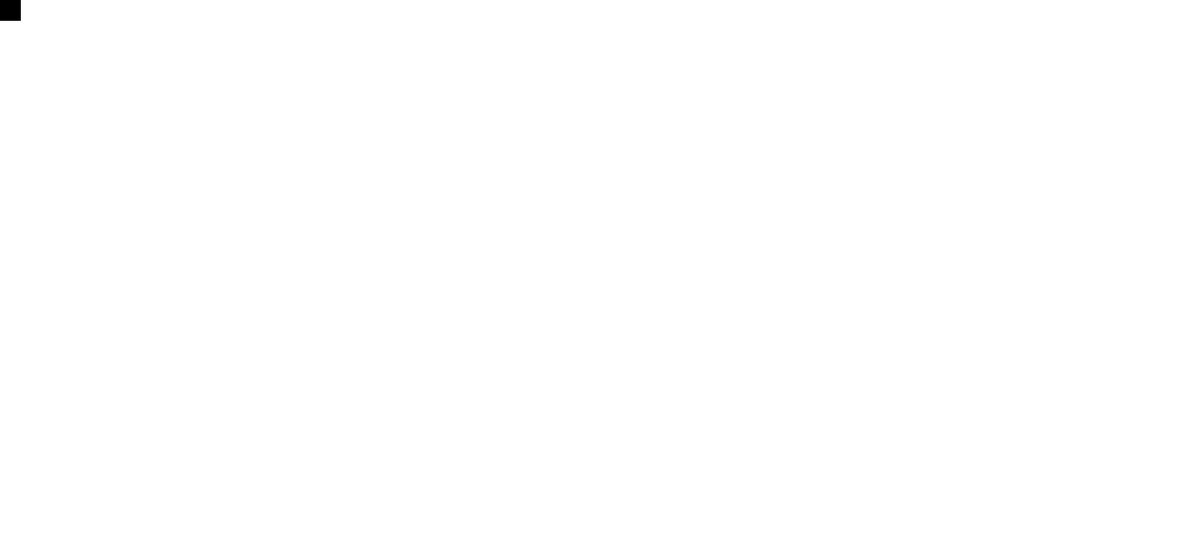
Frame 1 (no input)
Frame 60 (the mouse pressed at the canvas centre just before this capture): identical to frame 1, image omitted
Frame 120 (the mouse held since frame 60 and released just before this capture): identical to frame 1, image omitted

The Processing sketch that drew this single still picture (run headless with seeded random() and noise(); from frame 60 on, the mouse is pressed at the canvas centre):

// Processing sketch: WalkerDemo
// ── WalkerDemo.pde
//Global Declarations
Walker joe;

void setup() {
  size(1500,700);
  joe = new Walker(0,0);
  
}

void draw() {
  background(255,255,255);
  joe.display();
}

void mousePressed() {
  
}

void keyPressed() {
  // For arrows use keyCode and UP, DOWN, ENTER, etc...
  // For ACSII characters, do key and 'a', 'w', etc...
  
  if (keyCode == UP || key == 'w') {
    joe.move(0);
  }
  else if (keyCode == RIGHT || key == 'd') {
    joe.move(1);
  }
  else if (keyCode == DOWN || key == 's') {
    joe.move(2);
  }
  else if (keyCode == LEFT || key == 'a') {
    joe.move(3);
  }
}

// ── Walker.pde
class Walker {
  int x, y; //Position
  int size;
  int speed;
  
  // Constructor
  Walker(int tempx, int tempy) {
    x = tempx;
    y = tempy;
    size = 25;
    speed = 5;
  }
  
  void display() {
    fill(0);
    rect(x,y,size,size);
  }
  
  void move(int dir) {
    // Dir is a state variable representing direction/movement from keyPressed
    if (dir == 0) {
      // 0,0 is top left, and all Y values are positive going downwardsd
      y = y - speed;
    }

    else if (dir == 1) {
      x = x + speed;
    }

    else if (dir == 2) {
      y = y + speed;
    }

    else if (dir == 3) {
      x = x - speed;
    }
  }
  
}
